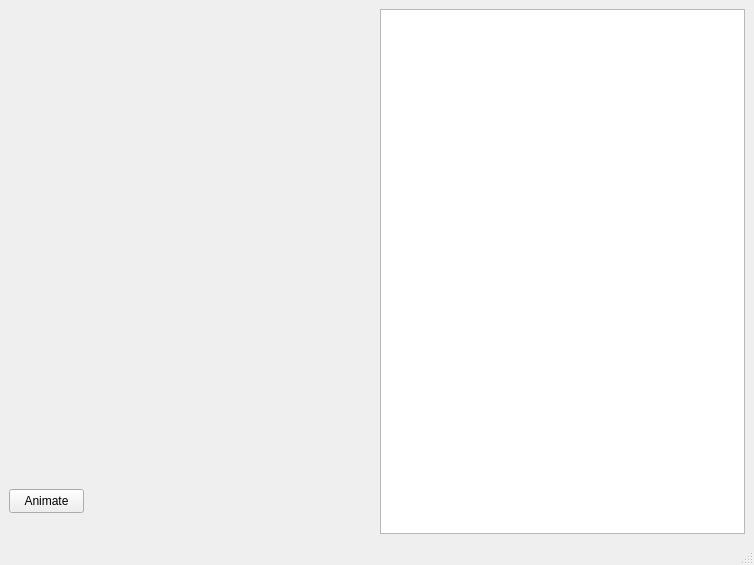
<?xml version="1.0" encoding="UTF-8"?>
<ui version="4.0">
 <class>MainWindow</class>
 <widget class="QMainWindow" name="MainWindow">
  <property name="geometry">
   <rect>
    <x>0</x>
    <y>0</y>
    <width>754</width>
    <height>565</height>
   </rect>
  </property>
  <property name="windowTitle">
   <string>MainWindow</string>
  </property>
  <widget class="QWidget" name="centralwidget">
   <layout class="QHBoxLayout" name="horizontalLayout">
    <item>
     <widget class="QWidget" name="scene" native="true">
      <property name="sizePolicy">
       <sizepolicy hsizetype="Expanding" vsizetype="Expanding">
        <horstretch>0</horstretch>
        <verstretch>0</verstretch>
       </sizepolicy>
      </property>
      <widget class="AnimatedButton" name="animatedButton">
       <property name="geometry">
        <rect>
         <x>0</x>
         <y>480</y>
         <width>75</width>
         <height>24</height>
        </rect>
       </property>
       <property name="sizePolicy">
        <sizepolicy hsizetype="Minimum" vsizetype="Minimum">
         <horstretch>0</horstretch>
         <verstretch>0</verstretch>
        </sizepolicy>
       </property>
       <property name="text">
        <string>Animate</string>
       </property>
      </widget>
     </widget>
    </item>
    <item>
     <widget class="QListWidget" name="easingList"/>
    </item>
   </layout>
  </widget>
  <widget class="QMenuBar" name="menubar">
   <property name="geometry">
    <rect>
     <x>0</x>
     <y>0</y>
     <width>754</width>
     <height>22</height>
    </rect>
   </property>
  </widget>
  <widget class="QStatusBar" name="statusbar"/>
 </widget>
 <customwidgets>
  <customwidget>
   <class>AnimatedButton</class>
   <extends>QPushButton</extends>
   <header>animated_button.hpp</header>
  </customwidget>
 </customwidgets>
 <resources/>
 <connections/>
</ui>
